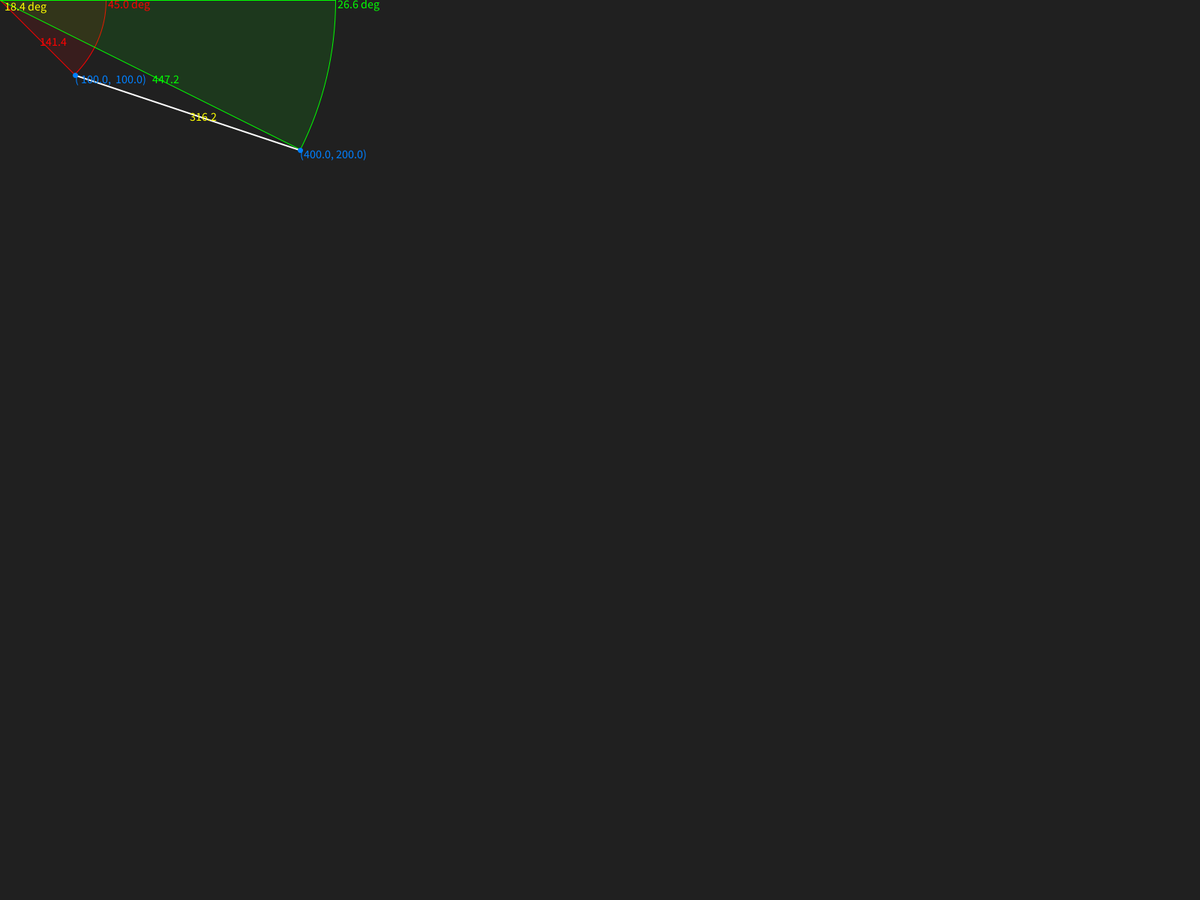
Frame 1 (no input)
Frame 60 (the mouse pressed at the canvas centre just before this capture): identical to frame 1, image omitted
Frame 120 (the mouse held since frame 60 and released just before this capture): identical to frame 1, image omitted

The Processing sketch that drew this single still picture (run headless with seeded random() and noise(); from frame 60 on, the mouse is pressed at the canvas centre):

// Processing sketch: sketch_02_06_Vectors_1
// ── sketch_02_06_Vectors_1.pde
// 1. You can think of a vector as a coordinate pair
//    or a vertex.
PVector origin;
PVector v1;
PVector v2;

void setup() {
  fullScreen();
  // size(680, 420);
  background(64);
  ellipseMode(RADIUS);
  textAlign(LEFT, TOP);
  textSize(16);

  v1 = new PVector(100, 100);
  v2 = new PVector(400, 200);
  origin = new PVector(0, 0);

  // 2. Each vector has a heading, or degrees of rotation from
  //    y = 0 at the origin.
  println("v1 heading\t\t" + degrees(v1.heading()) + " or PI * " + v1.heading() / PI);
  println("v2 heading\t\t" + degrees(v2.heading()) + " or PI * " + v2.heading() / PI);

  // 3. The angle between two vectors can be calculated like so.
  println("v1 & v2\t\t" + degrees(PVector.angleBetween(v2, v1)));

  // 4. Each vector has a magnitude, or distance from the origin.
  println("\nv1 magnitude\t" + degrees(v1.mag()));
  println("v2 magnitude\t" + degrees(v2.mag()));

  // 5. The distance between two vectors can be calculated like so.
  //    You can easily find the distance between any two
  //    points without having to calculate the rise (y2 - y1),
  //    run(x2 - x1), or doing the Pythogorean theorem (c =
  //    sqrt(rise ^ 2 + run ^ 2). For the original values: 
  //    sqrt ((200 - 100)^2 + (400 - 100)^2) = 316
  println("v1 & v2\t\t" + PVector.dist(v1, v2));
}

void draw() {
  if (mousePressed && mouseButton == LEFT) {
    v1 = new PVector(mouseX - origin.x, mouseY - origin.y);
  } else if (mousePressed && mouseButton == RIGHT) {
    v2 = new PVector(mouseX - origin.x, mouseY - origin.y);
  }

  background(32);

  // noFill();
  strokeWeight(1);

  // 5. Arcs demonstrate the heading of each individual
  //    vector. The square root of 100^2 + 100^2 is 141.42.
  //    You'll notice that the vector's magnitude is the
  //    same as the hypotenuse of a triangle.
  stroke(255, 0, 0);
  fill(255, 0, 0, 27);
  arc(0, 0, v1.mag(), v1.mag(), 0, v1.heading(), PIE);
  
  // The square root of 400^2 + 200^2.
  stroke(0, 255, 0);
  fill(0, 255, 0, 27);
  arc(0, 0, v2.mag(), v2.mag(), 0, v2.heading(), PIE);

  stroke(255);
  strokeWeight(2);
  line(v1.x, v1.y, v2.x, v2.y);

  stroke(0, 127, 255);
  strokeWeight(7);
  point(v1.x, v1.y);
  point(v2.x, v2.y);

  // Diagnostic information.
  fill(0, 127, 255);
  text("(" + nfs(v1.x, 3, 1) + ", " + nfs(v1.y, 3, 1) + ")", v1.x, v1.y);
  text("(" + v2.x + ", " + v2.y + ")", v2.x, v2.y);
  fill(255, 0, 0);
  text(nfs(v1.mag(), 3, 1), v1.x / 2.0, v1.y / 2.0);
  fill(0, 255, 0);
  text(nfs(v2.mag(), 3, 1), v2.x / 2.0, v2.y / 2.0);
  fill(255, 0, 0);
  text(nfs(degrees(v1.heading()), 2, 1) + " deg", v1.mag(), 0);
  fill(0, 255, 0);
  text(nfs(degrees(v2.heading()), 2, 1) + " deg", v2.mag(), 0);
  fill(255, 255, 0);
  text(nfs(PVector.dist(v1, v2), 3, 1), v1.x + (v2.x - v1.x) / 2.0, v1.y + (v2.y - v1.y) / 2.0);
  text(nfs(degrees(PVector.angleBetween(v1,v2)), 2, 1) + " deg", 3, 3);
}
